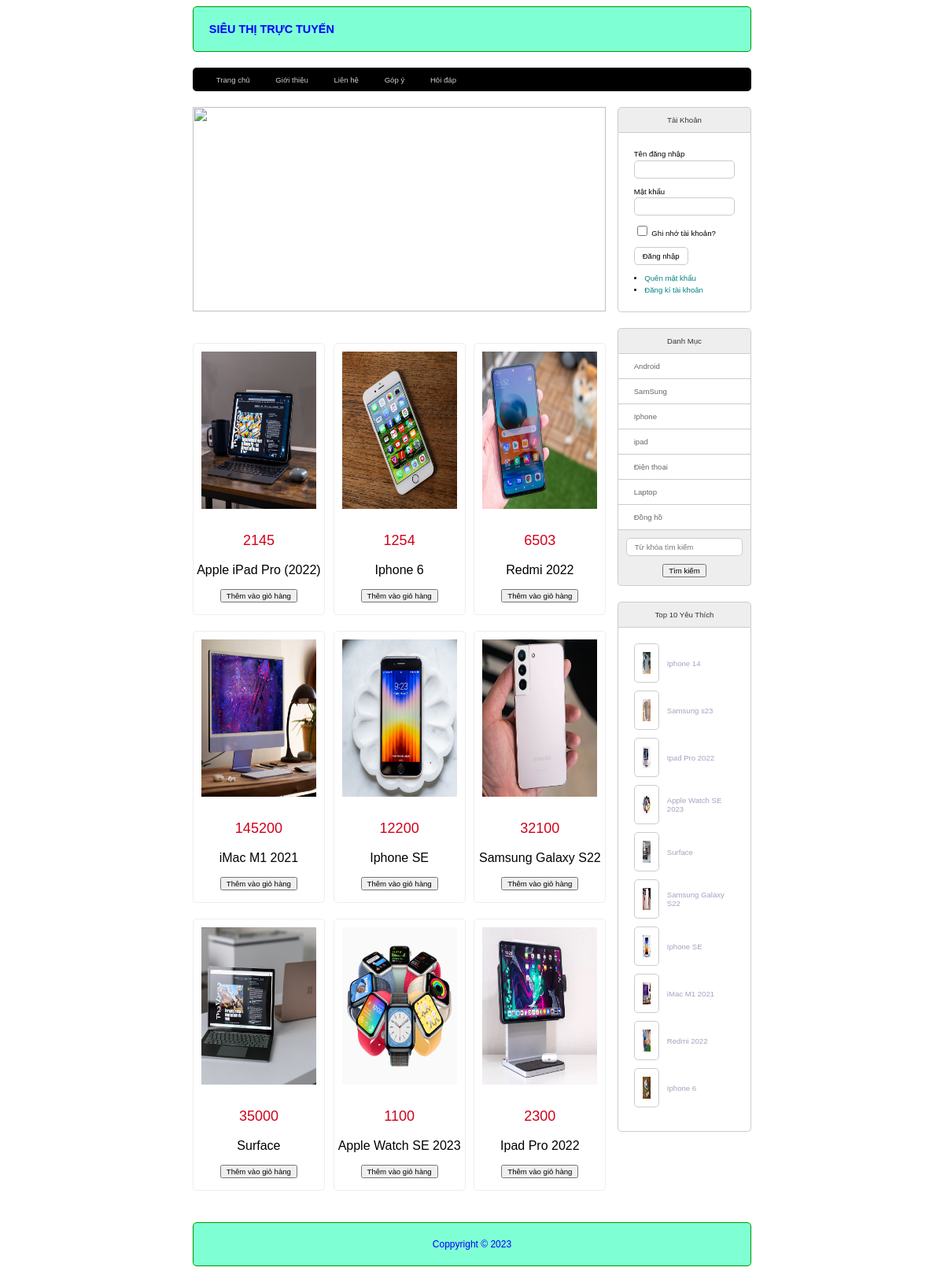
The page / on the database its author committed.
### tables this page shows
CREATE TABLE `sanpham` (
  `id` int(11) NOT NULL,
  `name` varchar(255) NOT NULL,
  `price` int(255) NOT NULL,
  `img` varchar(255) DEFAULT NULL,
  `mota` text DEFAULT NULL,
  `luotxem` int(11) NOT NULL DEFAULT 0,
  `iddm` int(11) NOT NULL
);

CREATE TABLE `danhmuc` (
  `id` int(11) NOT NULL,
  `name` varchar(255) NOT NULL
);

### model/pdo.php (called while the page is built, shortened)
<?php
function pdo_get_connection(){
    $dburl = "mysql:host=localhost;dbname=duanmau2023;charset=utf8";
    $username = 'root';
    $password = '';
    $conn = new PDO($dburl, $username, $password);
    $conn->setAttribute(PDO::ATTR_ERRMODE, PDO::ERRMODE_EXCEPTION);
    return $conn;
}
function pdo_query($sql){
    $sql_args = array_slice(func_get_args(), 1);
    try{
        $conn = pdo_get_connection();
        $stmt = $conn->prepare($sql);
        $stmt->execute($sql_args);
        $rows = $stmt->fetchAll();
        return $rows;
    }
    catch(PDOException $e){
        throw $e;
    }
    finally{
        unset($conn);
    }
}

### model/sanpham.php (called while the page is built, shortened)
<?php
function loadall_sanpham_top10() {
    $sql = "select * from sanpham where 1 order by luotxem desc limit 0,10";
            $listsanpham = pdo_query($sql);
            return $listsanpham;
}
function loadall_sanpham_home() {
    $sql = "select * from sanpham where 1 order by id desc limit 0,9";
            $listsanpham = pdo_query($sql);
            return $listsanpham;
}
?>

### global.php (called while the page is built)
<?php
$img_path="./upload/";
?>

### model/danhmuc.php (called while the page is built, shortened)
<?php
function loadall_danhmuc () {
    $sql = "select * from danhmuc order by id desc";
            $listdanhmuc = pdo_query($sql);
            return $listdanhmuc;
}

### view/home.php (the view, shortened to what this page needs)
<div class="row mb">
  <div class="boxtrai mr">
    <div class="row">
      <div class="banner">
        <div class="slideshow-container">
          <div class="mySlides fade">
            <img src="https://img.tgdd.vn/imgt/f_webp,fit_outside,quality_100/https://cdn.tgdd.vn/2023/02/banner/socss-tgdd-720-220-720x220-1.png" style="width:100%; height: 260px;">
          </div>
          <a class="prev left" onclick="plusSlides(-1)">&#10094;</a>
          <a class="next" onclick="plusSlides(1)">&#10095;</a>
        </div>
        <br>
      </div>
      <div class="row">
        <?php
        $i = 0;
        foreach ($spnew as $sp) {
          extract($sp);
          $linksp = "index.php?act=sanphamct&idsp=" . $id;
          $hinh = $img_path . $img;
          if (($i == 2) || ($i == 5) || ($i == 8)) {
            $mr = "";
          } else {
            $mr = "mr";
          }
          echo '<div class="boxsp ' . $mr . '">
          <div class="row img image-product">
          <a href="' . $linksp . '" ><img src="' . $hinh . '" alt="" /></a>
          <p class="price-product">' . $price . '</p>
          <a href="' . $linksp . '" class="info-product">' . $name . '</a>
          </div>
          <div class=" row boxprice">
            <form action="index.php?act=addtocart" method="POST">
              <input type="hidden" name="id" value="' . $id . '">
              <input type="hidden" name="name" value="' . $name . '">
              <input type="hidden" name="img" value="' . $img . '">
              <input type="hidden" name="price" value="' . $price . '">
              <input type="submit" name="addtocart" value="Thêm vào giỏ hàng" class="addtocart">
            </form>
          </div>
        </div>';
          $i += 1;
        }
        ?>
      </div>
    </div>
  </div>
  <div class="boxphai">
    <?php
    include "boxright.php";
    ?>
  </div>
</div>

### view/boxright.php
<div class="row mb">
  <div class="boxtitle">Tài Khoản</div>
  <div class="boxcontent formtaikhoan">
    <?php
    if (isset($_SESSION['user'])) {
      extract($_SESSION['user']);
    ?>
      <div class="row mb10">
        Xin chào <strong><?= $user ?></strong>
      </div>
      <div class="row mb10">
        <li>
          <a href="index.php?act=quenmk">Quên mật khẩu</a>
        </li>
        <li>
          <a href="index.php?act=edit_taikhoan">Cập nhật tài khoản</a>
        </li>
        <?php if ($role == 1) { ?>
          <li>
            <a href="admin/index.php">Đăng nhập Admin</a>
          </li>
        <?php } ?>
        <li>
          <a href="index.php?act=thoat">Thoát</a>
        </li>
      </div>
    <?php
    } else {
    ?>
      <form action="index.php?act=dangnhap" method="post">
        <div class="row mb10">
          Tên đăng nhập <br>
          <input type="text" name="user" id="">
        </div>
        <div class="row mb10">
          Mật khẩu <br>
          <input type="password" name="pass" id="">
        </div>
        <div class="row mb10">
          <input type="checkbox" name="" id=""> Ghi nhớ tài khoản?
        </div>
        <div class="row mb10">
          <input type="submit" value="Đăng nhập" name="dangnhap">
        </div>
      </form>
      <li>
        <a href="index.php?act=quenmk.php">Quên mật khẩu</a>
      </li>
      <li>
        <a href="index.php?act=dangky">Đăng kí tài khoản</a>
      </li>
    <?php
    }
    ?>
  </div>
</div>
<div class="row mb">
  <div class="boxtitle">Danh Mục</div>
  <div class="boxcontent2 menudoc">
    <ul>
      <?php
      foreach ($dsdm as $dm) {
        extract($dm);
        $linkdm = "index.php?act=sanpham&iddm=" . $id;
        echo '<li><a href="' . $linkdm . '">' . $name . '</a></li>';
      }
      ?>
    </ul>
  </div>
  <div class="boxfooter searbox">
    <form action="index.php?act=sanpham" method="post">
      <input type="text" name="kyw" id="" placeholder="Từ khóa tìm kiếm">
      <div class="inpsearch">
        <input type="submit" name="timkiem" value="Tìm kiếm">
      </div>
    </form>
  </div>
</div>
<div class="row">
  <div class="boxtitle">Top 10 Yêu Thích</div>
  <div class="row boxcontent">
    <?php
    foreach ($dstop10 as $sp) {
      extract($sp);
      $linksp = "index.php?act=sanphamct&idsp=" . $id;
      $img = $img_path . $img;
      echo '<div class="row mb10 top10">
                    <img src="' . $img . '" alt="">
                    <a href="' . $linksp . '">' . $name . '</a>
                    </div>';
    }
    ?>
  </div>
</div>

### view/css/styles.css (style rules this page uses)
* { box-sizing: border-box; font-family: sans-serif; font-size: 0.8vw; }
.image-product img { padding: 10px; }
.row { float: left; width: 100%; }
.mb { margin-bottom: 20px; }
.mb10 { margin-bottom: 10px; }
.price-product { color: #d0021c; font-size: 18px; }
.info-product { font-size: 16px; color: black; text-decoration: none; }
.mr { margin-right: 2%; }
.boxphai { float: left; width: 24%; }
.boxtrai { float: left; width: 74%; }
.boxtitle { color: #333; padding: 10px; text-align: center; background-color: #eee; border-top-left-radius: 5px; border-top-right-radius: 5px; border: 1px #ccc solid; }
.boxcontent { border-left: 1px #ccc solid; border-right: 1px #ccc solid; border-bottom: 1px #ccc solid; border-bottom-left-radius: 5px; border-bottom-right-radius: 5px; min-height: 200px; padding: 20px; }
.boxcontent2 { border-left: 1px #ccc solid; border-right: 1px #ccc solid; background-color: #eee; }
.boxfooter { padding: 10px; background-color: #eee; border-bottom-left-radius: 5px; border-bottom-right-radius: 5px; border-left: 1px #ccc solid; border-right: 1px #ccc solid; border-bottom: 1px #ccc solid; }
.boxprice { text-align: center; }
.banner { min-height: 300px; width: 100%; text-align: center; }
.banner img { height: 300px; }
.boxsp { overflow: hidden; float: left; width: 32%; min-height: 300px; border: 1px #eee solid; border-radius: 5px; margin-bottom: 20px; }
.boxsp .img { min-height: 230px; text-align: center; }
.img img { height: 220px; width: 100%; }
.formtaikhoan { line-height: 150%; }
.formtaikhoan input[type="text"], .formtaikhoan input[type="email"], .formtaikhoan input[type="password"], .frmcontent input[type="text"] { width: 100%; border: 1px #ccc solid; padding: 5px 10px; border-radius: 5px; }
.formtaikhoan input[type="checkbox"] { border-radius: 5px; }
.formtaikhoan input[type="submit"], .frmcontent input[type="submit"], .frmcontent input[type="reset"], .formtaikhoan input[type="reset"], .frmcontent input[type="button"] { border-radius: 5px; padding: 5px 10px; background-color: white; border: 1px #ccc solid; }
.formtaikhoan li a { color: teal; text-decoration: none; }
.menudoc ul { margin: 0; padding: 0; list-style: none; }
.menudoc ul li { padding: 10px 20px; background-color: #fff; border-bottom: 1px #ccc solid; }
.menudoc ul li a { color: #666; text-decoration: none; }
.searbox input[type="text"] { width: 100%; padding: 5px 10px; background-color: #fff; border: 1px #ccc solid; border-radius: 5px; }
.top10 { display: flex; align-items: center; }
.top10 img { width: 25%; height: 50px; padding: 10px; float: left; margin-right: 10px; border-radius: 5px; border: 1px #ccc solid; }
.top10 a { text-decoration: none; color: #6699; }
.slideshow-container { max-width: 1000px; position: relative; margin: auto; }
.mySlides { display: none; }
.next { cursor: pointer; position: absolute; top: 50%; width: auto; margin-top: -22px; padding: 16px; color: white; font-weight: bold; font-size: 18px; transition: 0.6s ease; border-radius: 0 3px 3px 0; user-select: none; }
.prev { cursor: pointer; position: absolute; top: 50%; left: 0; width: auto; margin-top: -22px; padding: 16px; color: white; font-weight: bold; font-size: 18px; transition: 0.6s ease; border-radius: 0 3px 3px 0; user-select: none; }
.next { right: 0; border-radius: 3px 0 0 3px; }
.fade { animation-name: fade; animation-duration: 1.5s; }
.addtocart { margin: 15px 0; }
.inpsearch { text-align: center; margin-top: 10px; }

### rows shown on the page
sanpham: img (picture), price "2145", name "Apple iPad Pro (2022)"
sanpham: img (picture), price "1254", name "Iphone 6", shows a picture
sanpham: img (picture), price "6503", name "Redmi 2022", shows a picture
sanpham: img (picture), price "145200", name "iMac M1 2021", shows a picture
sanpham: img (picture), price "12200", name "Iphone SE", shows a picture
sanpham: img (picture), price "32100", name "Samsung Galaxy S22", shows a picture
sanpham: img (picture), price "35000", name "Surface", shows a picture
sanpham: img (picture), price "1100", name "Apple Watch SE 2023", shows a picture
sanpham: img (picture), price "2300", name "Ipad Pro 2022", shows a picture
danhmuc: name "Android"
danhmuc: name "SamSung"
danhmuc: name "Iphone"
danhmuc: name "ipad"
danhmuc: name "Điện thoại"
danhmuc: name "Laptop"
danhmuc: name "Đồng hồ"
sanpham: shows a picture, name "Iphone 14"
sanpham: shows a picture, name "Samsung s23"
